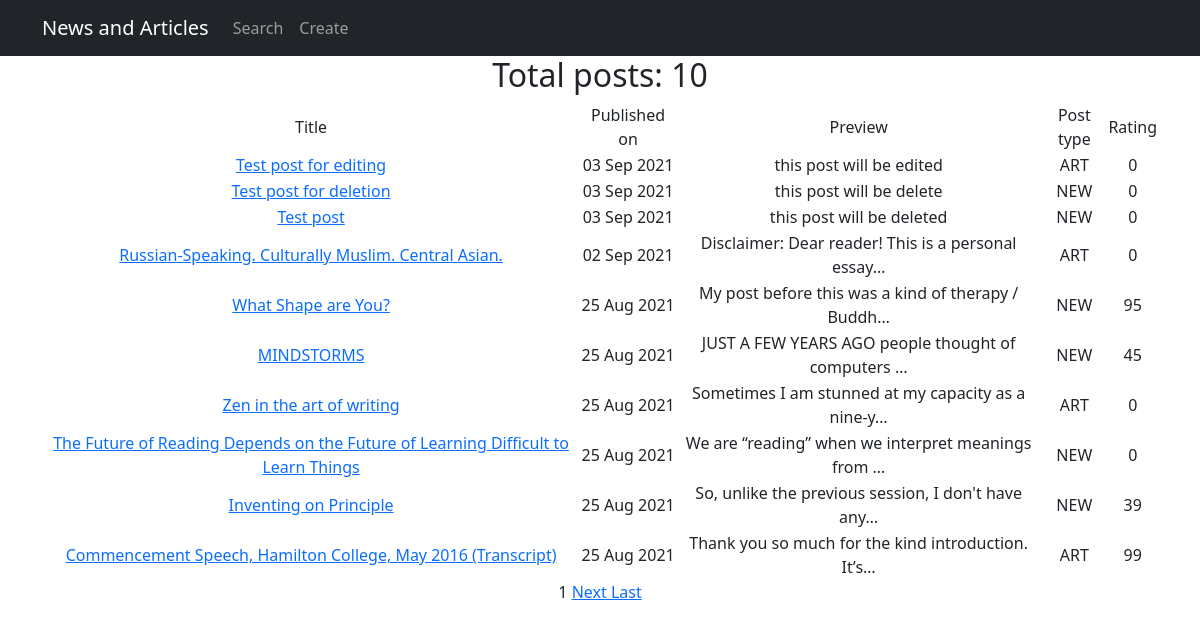
The page /news/ on the database as committed earlier.
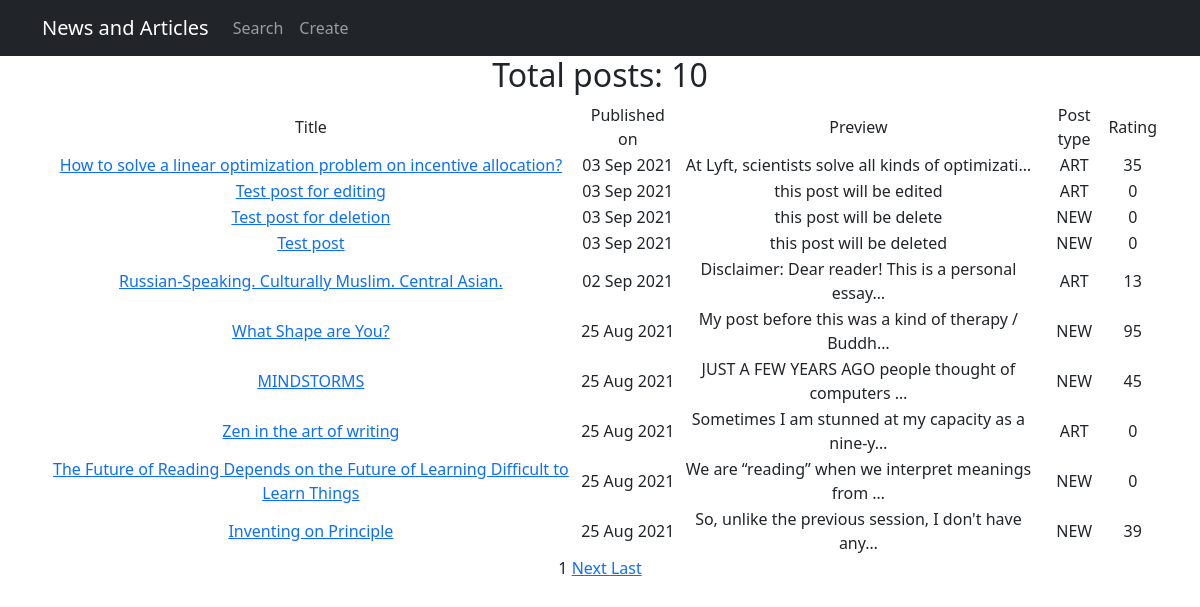
The same page on the database as committed later.
### news/models.py (models this page shows, shortened)
class Post(models.Model):
    author = models.ForeignKey(Author, on_delete=models.CASCADE)
    NEWS = 'NEW'
    ARTICLE = 'ART'
    CATEGORY_CHOICES = [(NEWS, 'NEWS'), (ARTICLE, 'ARTICLE'), ]
    categoryType = models.CharField(max_length=3, choices=CATEGORY_CHOICES, default=NEWS)
    dateCreated = models.DateTimeField(auto_now_add=True)
    postCategory = models.ManyToManyField(Category, through='PostCategory')
    title = models.CharField(max_length=128)
    text = models.TextField()
    rating = models.SmallIntegerField(default=0)
    def get_absolute_url(self):
        return f'/news/{self.id}'

### news/views.py (the view)
# urls.py: path('', PostListView.as_view()),
class PostListView(ListView):
    model = Post
    template_name = 'post_list.html'
    context_object_name = 'news'
    queryset = Post.objects.order_by('-id')
    paginate_by = 10
    def get_context_data(self, **kwargs):
        context = super().get_context_data(**kwargs)
        context['time_created'] = datetime.utcnow()
        return context

### news/templatetags/custom_filters.py (called while the page is built)
@register.filter(name='censor')
def censor(value):
    for word in censor_list:
        value = value.replace(word, replacement_word)
    return value

### templates/post_list.html (shortened to what this page needs)
{% extends 'flatpages/default.html' %}
{% load custom_filters %}
{% block content %}
    {% if news %}
<h2>Total posts: {{news|length}}</h2>
<table>
            <tr>
                <td>
                    Title
                </td>
                <td>
                    Published on
                </td>
                <td>
                    Preview
                </td>
                <td>
                    Post type
                </td>
                <td>
                    Rating
            </tr>
        {% for news in news %}
            <tr>
                <td>
                   <a href="{{ news.get_absolute_url }}"> {{ news.title|censor }} </a>
                </td>
                <td>
                    {{ news.dateCreated|date:'d M Y' }}
                </td>
                <td>
                    {{ news.text|truncatechars:50|censor }}
                </td>
                 <td>
                    {{ news.categoryType }}
                </td>
                <td>
                    {{ news.rating }}
                </td>
            </tr>
        {% endfor %}
        </table>
    {% else %}
        <h2> No news today :( </h2>
    {% endif %}
{% if is_paginated %}
    {% for num in page_obj.paginator.page_range %}
        {% if page_obj.number == num %}
            <a>{{num}}</a>
        {% elif num > page_obj.number|add:'-1' and num < page_obj.number|add:'1' %}
            <a href="?page={{num}}">{{num}}</a>
        {% endif %}
    {% endfor %}
    {% if page_obj.has_next %}
        <a href="?page={{page_obj.next_page_number}}">    Next    </a>
        <a href="?page={{page_obj.paginator.num_pages}}">    Last    </a>
    {% endif %}
{% endif %}
{% endblock content %}

Rows that differ between the two databases and show on the page:
no longer on this page (row unchanged): Post: title|censor "Commencement Speech, Hamilton College, May 2016 (Transcript)", dateCreated "25 Aug 2021", text|censor "Thank you so much for the kind introduction. It’s…", categoryType "ART", rating "99"
added Post: title|censor "How to solve a linear optimization problem on incentive allocation?", dateCreated "03 Sep 2021", text|censor "At Lyft, scientists solve all kinds of optimizati…", categoryType "ART", rating "35"
changed Post "Russian-Speaking. Culturally Muslim. Central Asian.": rating "0" → "13"
